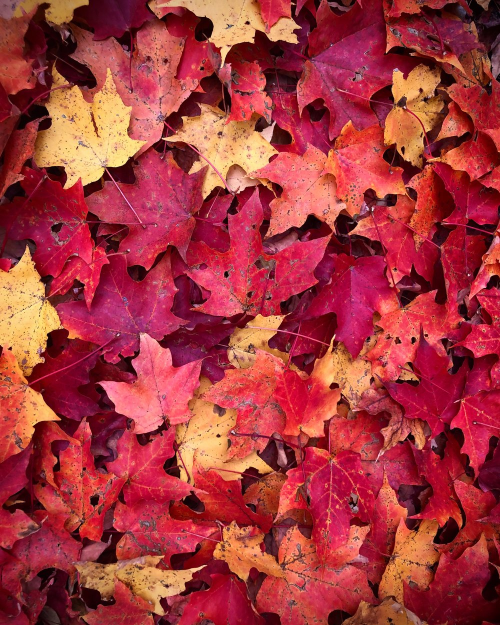
#> input picture Universitas Indonesia/Classes/Image Processing/Lab 6/gambar soal 1/gugur2.jpeg, 1000 x 1250 px, given in place of sehat1.jpeg, which was not available (shown at 1/2 size)
$ jupyter execute Lab6_2106638173_Ardian.ipynb   (text cells are left out)
#> lines starting #> are read from the running program, lines starting #| are printed output that depends on the picture; after the words box and inside, x2 and y2 are one past the last pixel; in counts of white or black regions, pixels touching at a corner belong together; pictures that were not available may be replaced by others from this repository, and a replacement may not be noted
[cell 1]
from skimage import io, util, color, feature, transform, filters, measure
from skimage.transform import resize
import cv2
import os
import numpy as np
import matplotlib.pyplot as plt

[cell 2]
sehat1 = io.imread('/content/Soal 1/sehat1.jpeg')
#> sehat1 is the input picture: shape (1250, 1000, 3); mean R, G, B 164.3, 55.9, 60.8
sehat1_hist = sehat1.flatten()

gugur1 = io.imread('/content/Soal 1/gugur1.jpeg')
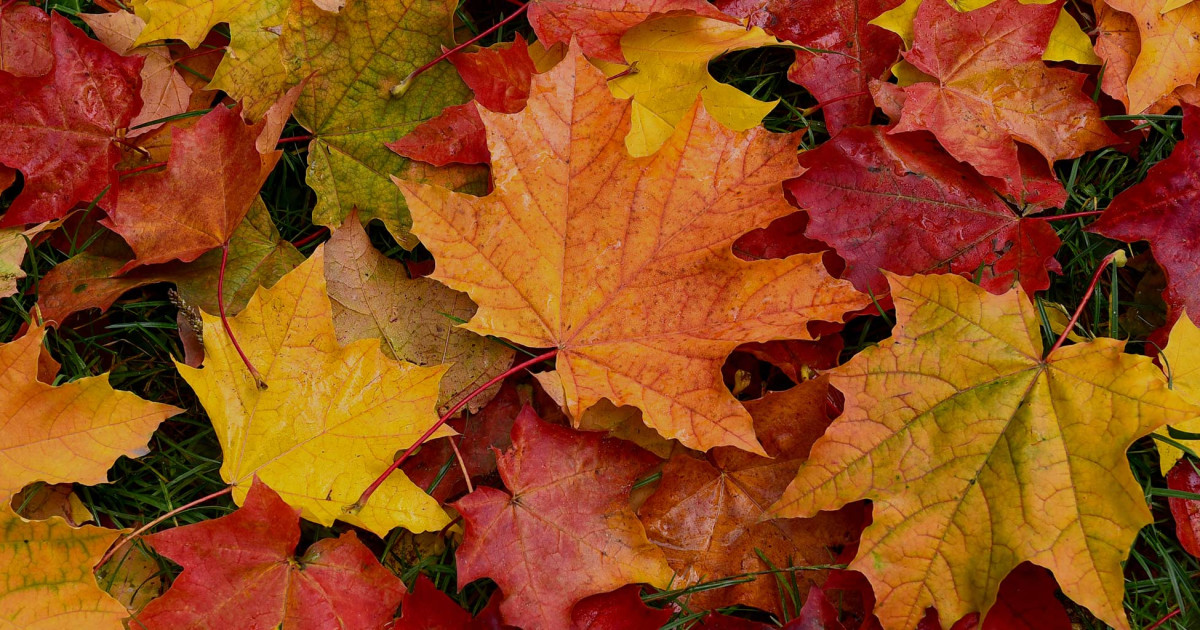
#> input picture Universitas Indonesia/Classes/Image Processing/Lab 6/gambar soal 1/gugur1.jpeg, 1200 x 630 px, found by its file name
#> gugur1 is the input picture: shape (630, 1200, 3); mean R, G, B 145.6, 75.8, 24.9
gugur1_hist = gugur1.flatten()

plt.figure(figsize = (12, 8))

plt.subplot(2, 2, 1)
plt.imshow(sehat1)
plt.title('Sehat 1')

plt.subplot(2, 2, 2)
plt.imshow(gugur1)
plt.title('Gugur 1')

plt.subplot(2, 2, 3)
plt.hist(sehat1_hist, 256, range = (0, 255))

plt.subplot(2, 2, 4)
plt.hist(gugur1_hist, 256, range = (0, 255))

plt.show()
#> figure, not shown here; panel 3: tallest bar 141328 high, from x = 0 to 0.996; panel 4: tallest bar 120810 high, from x = 0 to 0.996

[cell 3]
def get_RGB_histogram(image, title):
#> called with title = 'Sehat 1'
    image_R = image[:, :, 0]
    image_G = image[:, :, 1]
    image_B = image[:, :, 2]

    plt.figure(figsize=(12, 8))

    plt.subplot(3, 2, 1)
    plt.imshow(image)
    plt.title(title)
    plt.axis('off')

    plt.subplot(2, 2, 2)
    plt.hist(image_R.flatten(), 256, range=(0, 255))
    plt.title(f'{title} R Histogram')

    plt.subplot(2, 2, 3)
    plt.hist(image_G.flatten(), 256, range=(0, 255))
    plt.title(f'{title} G Histogram')

    plt.subplot(2, 2, 4)
    plt.hist(image_B.flatten(), 256, range=(0, 255))
    plt.title(f'{title} B Histogram')

[cell 4]
get_RGB_histogram(io.imread('/content/Soal 1/sehat1.jpeg'), 'Sehat 1')
get_RGB_histogram(io.imread('/content/Soal 1/gugur1.jpeg'), 'Gugur 1')
#> call 2 of get_RGB_histogram, with title = 'Gugur 1'
#> in get_RGB_histogram (call 2), `image_B = image[:, :, 2]`:
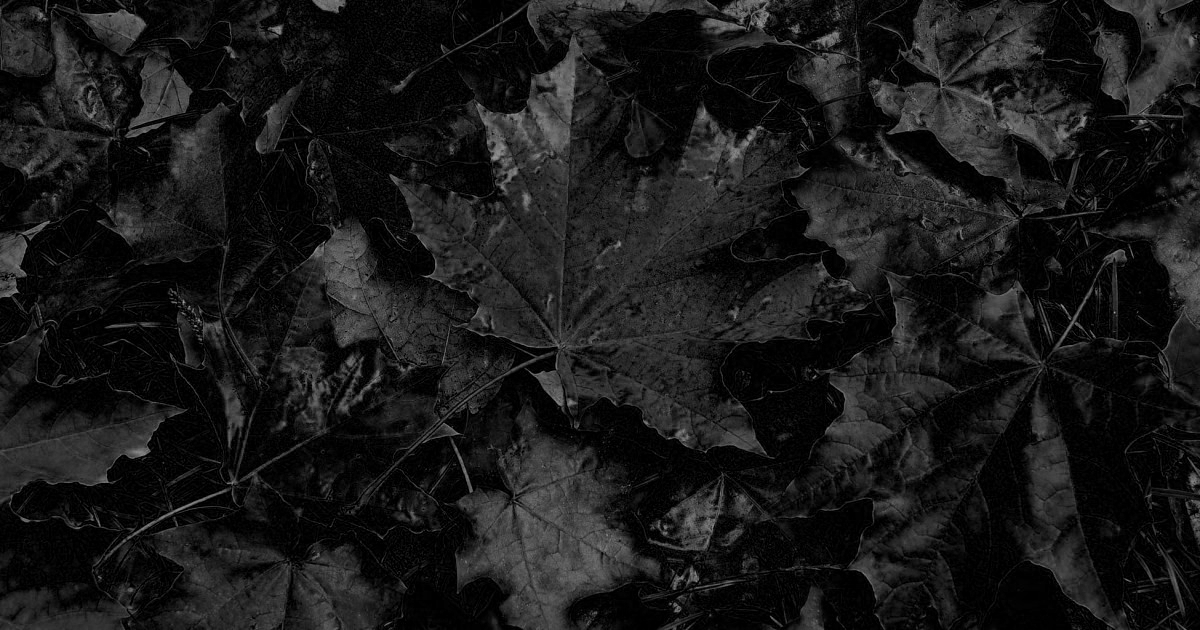
#> image_B: shape (630, 1200); min 0, max 165, mean 24.9
#> figure, not shown here; panel 2: tallest bar 53808 high, from x = 254 to 255; panel 3: tallest bar 109320 high, from x = 0 to 0.996; panel 4: tallest bar 32004 high, from x = 0 to 0.996
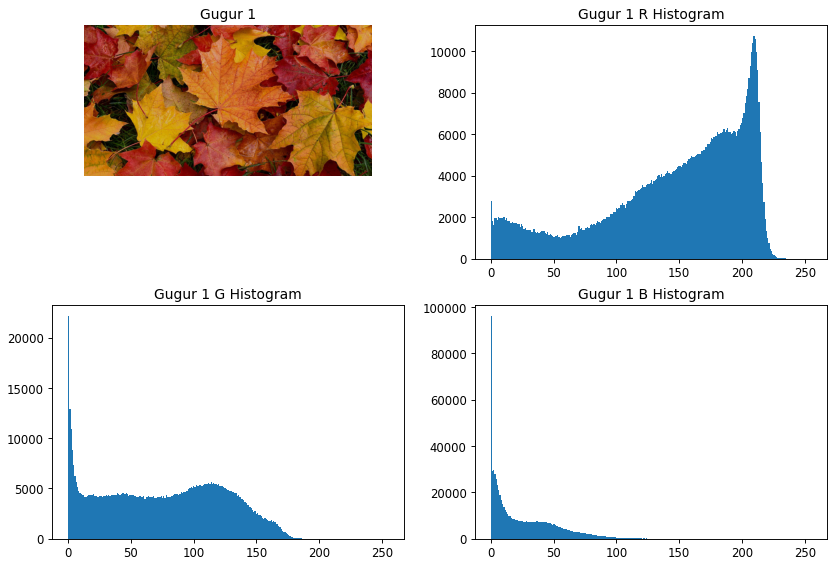
#> figure drawn by matplotlib, 4 panels; panel 2: tallest bar 10706 high, from x = 209.2 to 210.2; panel 3: tallest bar 22119 high, from x = 0 to 0.996; panel 4: tallest bar 95907 high, from x = 0 to 0.996

[cell 5]
def classify_by_color(file_name):
#> called with file_name = '/content/Soal 1/gugur2.jpeg'
    img = io.imread(file_name)

    R = img[:, :, 0]
    G = img[:, :, 1]

    R_frequency_count = np.bincount(R.flatten())
#> R_frequency_count = 256 values, max 53808 at index 255, min 4 at index 0, mean 4882.8
    G_frequency_count = np.bincount(G.flatten())
#> G_frequency_count = 249 values, max 109320 at index 0, min 0 at index 247, mean 5020.1

    R_cum_sum = np.cumsum(R_frequency_count)
#> R_cum_sum = 256 values from 4 to 1250000
    G_cum_sum = np.cumsum(G_frequency_count)
#> G_cum_sum = 249 values from 109320 to 1250000

    condition_G = G_cum_sum[-1] - G_cum_sum[100] > G_cum_sum[100]
#> condition_G = False
    condition_R = R_cum_sum[100] > (R_cum_sum[-1] - R_cum_sum[100])
#> condition_R = False

    if condition_G or condition_R:
        result = 'SEHAT'
    else:
        result = 'GUGUR'

    return result

[cell 6]
for file in os.listdir('/content/Soal 1'):
    if file.lower().endswith(('.jpeg')):
        file_path = os.path.join('/content/Soal 1', file)
        result = classify_by_color(file_path)

        print(f'{file} = {result}\n')

[cell 7]
def classify_by_eccentricity(file_name):
#> called with file_name = '/content/Soal 1/gugur2.jpeg'
  img_gray = io.imread(file_name, as_gray = True)
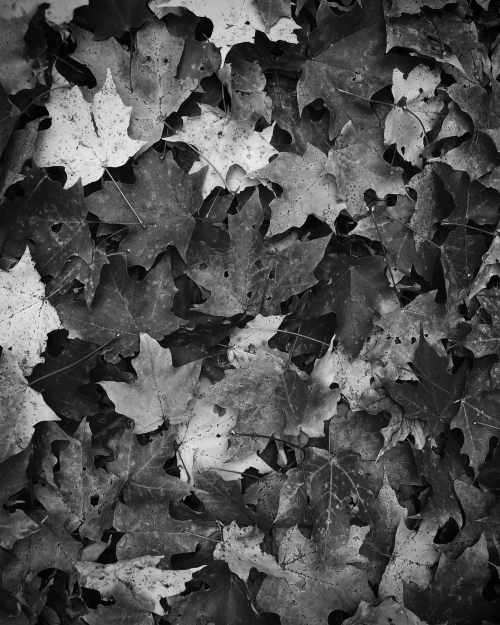
#> img_gray: shape (1250, 1000) float64 (shown at 1/2 size); min 0, max 0.973, mean 0.311
  contours = measure.find_contours(img_gray, 0.5)
#> contours = 7244 point arrays, longest 5053 points
  binary_image = img_gray > 0.5
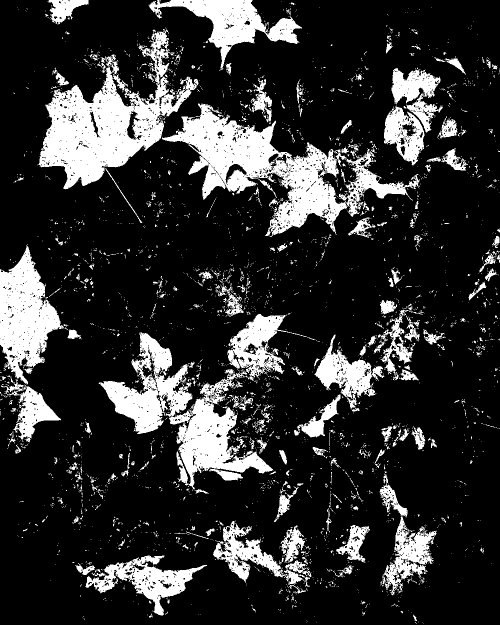
#> binary_image: shape (1250, 1000) bool (shown at 1/2 size); 19.4% white; 3448 white regions (3141 under 20 px)
  labeled_image = measure.label(binary_image)
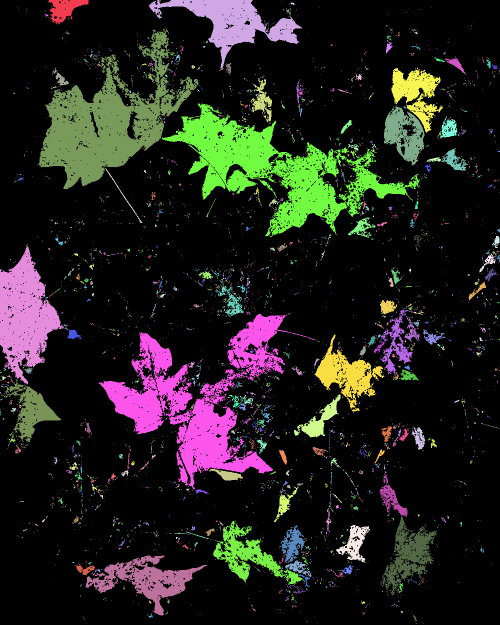
#> labeled_image: shape (1250, 1000) int32 (shown at 1/2 size); 3449 distinct labels, from 0 to 3448; one colour per label, 0 black
  props = measure.regionprops(labeled_image)
#> props = 3448 regions; largest, box (x1, y1, x2, y2) and area: (324, 206, 840, 474) 40337, (197, 628, 631, 979) 39961, (75, 55, 397, 379) 37436, (0, 488, 128, 769) 18485, (297, 0, 604, 142) 13102
  eccentricities = [prop.eccentricity for prop in props]
#> eccentricities = 3448 values, max 1 at index 6, min 0 at index 2, mean 0.526

  if sum(eccentricities) > 1111:
    return 'GUGUR'
  else:
    return 'SEHAT'

[cell 8]
for file in os.listdir('/content/Soal 1'):
    if file.lower().endswith(('.jpeg')):
        file_path = os.path.join('/content/Soal 1', file)
        result = classify_by_eccentricity(file_path)

        print(f'{file} = {result}\n')

[cell 9]
chess1 = io.imread('/content/Soal 2/chess1.jpg')
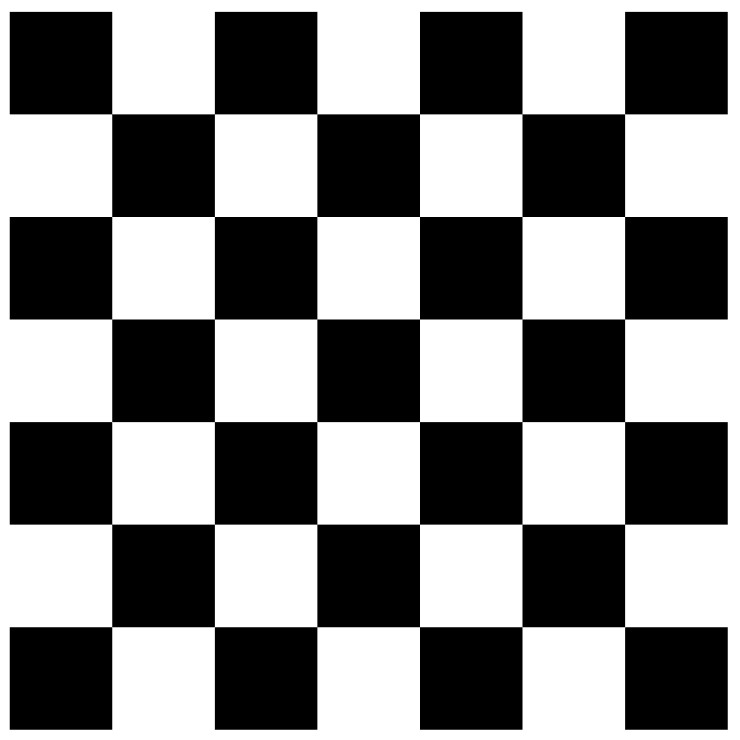
#> input picture Universitas Indonesia/Classes/Image Processing/Lab 6/gambar soal 2/chess1.jpg, 740 x 740 px, found by its file name
#> chess1 is the input picture: shape (740, 740, 3); min 0, max 255, mean 132.6

plt.figure(figsize = (8, 8))
plt.imshow(chess1)
plt.title('Chess 1')

[cell 10]
# [35 lines left out: function extract_lines, not called in this run]

[cell 11]
for file in os.listdir('/content/Soal 2'):
    if file.lower().endswith(('.jpg')):
        file_path = os.path.join('/content/Soal 2', file)
        result = extract_lines(file_path, file)

        print(f'{file} = {result}\n')

[cell 12]
# [10 lines left out: function get_chessboard_shape_and_size, not called in this run]

[cell 13]
for file in os.listdir('/content/Soal 2'):
  if file.lower().endswith(('.jpg')):
      file_path = os.path.join('/content/Soal 2', file)
      result = get_chessboard_shape_and_size(file_path, file)

      print(f'{file} = {result}\n')

[cell 14]
target = io.imread('/content/Soal 3/target.png')
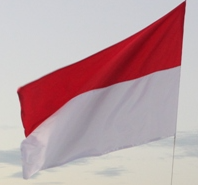
#> input picture Universitas Indonesia/Classes/Image Processing/Lab 6/gambar soal 3/target.png, 198 x 185 px, found by its file name
#> target is the input picture: shape (185, 198, 4); mean R, G, B, A 188.8, 159.5, 163.6, 255

plt.figure(figsize = (8, 8))
plt.imshow(target)
plt.title('Bendera Indonesia')

[cell 15]
def match_image(template_file, image_file, title):
#> called with template_file = '/content/Soal 3/target.png', image_file = '/content/Soal 3/gugur2.jpeg', title = 'gugur2.jpeg'
  image = io.imread(image_file)
  template = color.rgba2rgb(io.imread(template_file))

  image_gray = util.img_as_ubyte(color.rgb2gray(image))
  template_gray = util.img_as_ubyte(color.rgb2gray(template))

  # Get height and width of template
  h, w = template_gray.shape
#> h = 185; w = 198

  # Match template using cv2.matchTemplate
  result = cv2.matchTemplate(image_gray, template_gray, method=cv2.TM_CCOEFF_NORMED)
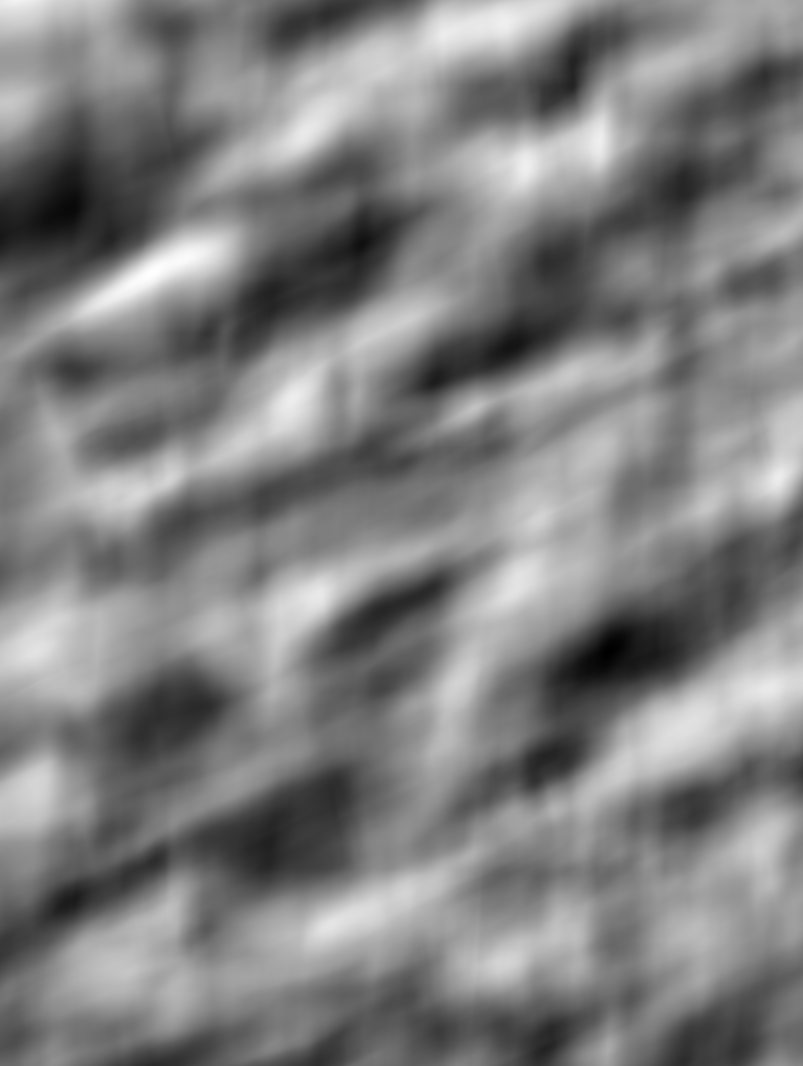
#> result: shape (1066, 803) float32; min -0.432, max 0.436, mean 0.00519; drawn with min black and max white

  # Copy image for bounding box
  matched = image.copy()

  # Thresholding
  threshold = 0.95
  loc = np.where(result >= threshold)
#> loc = (empty array, empty array)

  # Create bounding box
  for point in zip(*loc[::-1]):
      cv2.rectangle(matched, point, (point[0] + w, point[1] + h), (255, 0, 0), 2)
#> this loop made 0 passes

  # Show image
  plt.figure(figsize=(20, 10))
  plt.subplot(121), plt.imshow(image)
  plt.title(title), plt.xticks([]), plt.yticks([])
  plt.subplot(122), plt.imshow(matched)
  plt.title(f'{title} Template Matched'), plt.xticks([]), plt.yticks([])
  plt.show()
